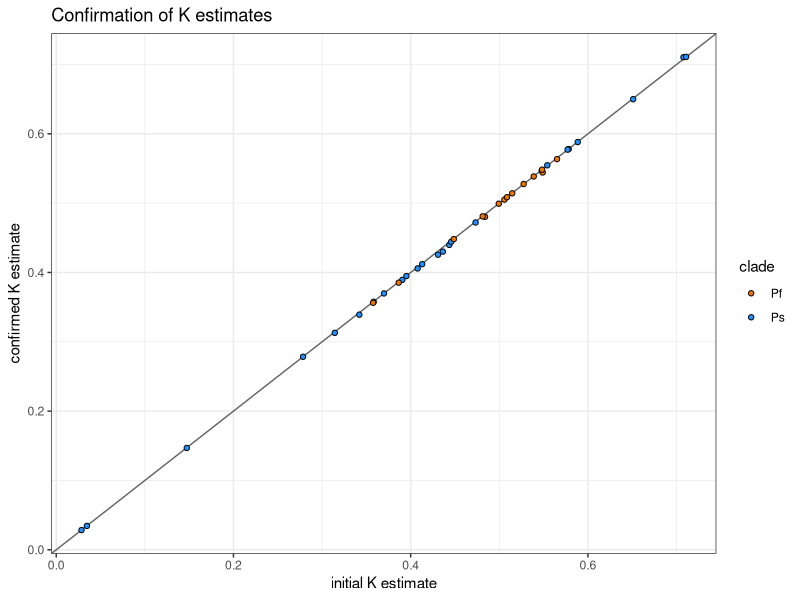
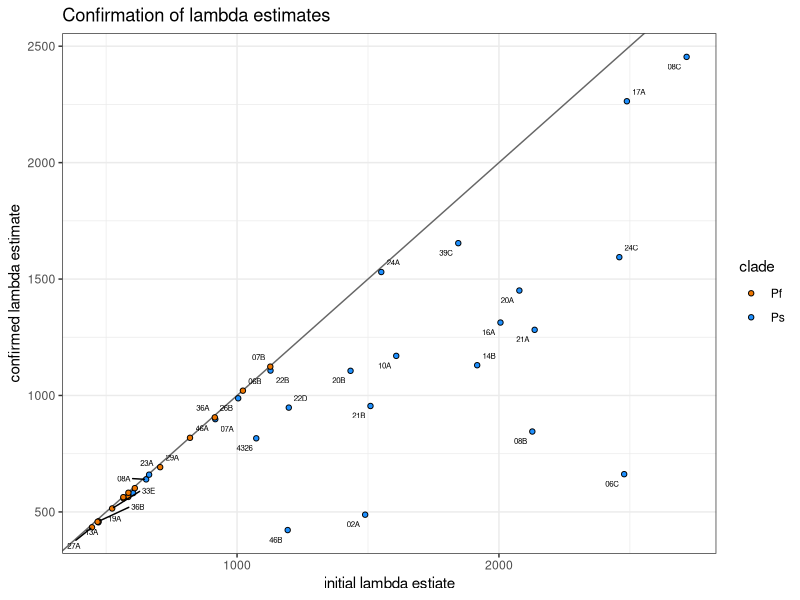
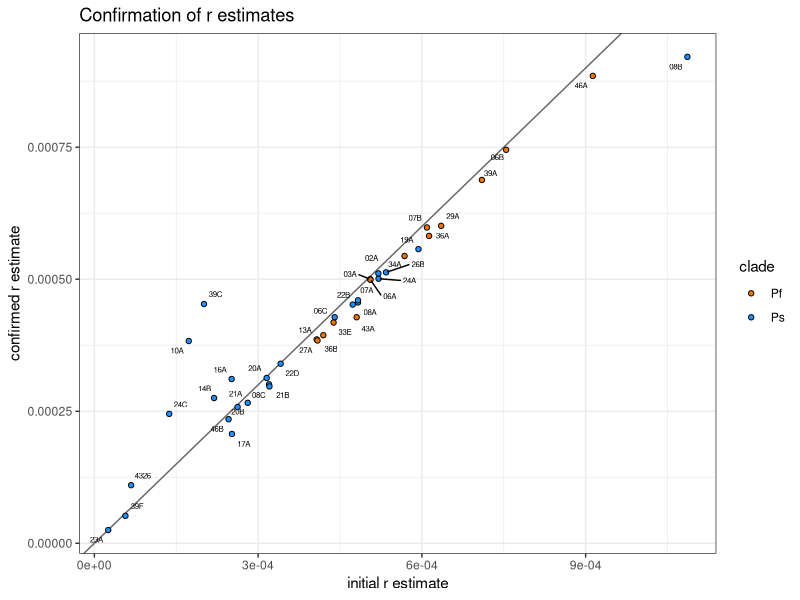

Here is the R script that generated these plots, in order:
# script to compare prior growth trait estimates to current
# PTH 2021-FEB-28

library(dplyr)
library(ggplot2)
library(ggrepel)

# read in new estimates
growth_traits_fitted <- readr::read_csv(file = file.path("analysis/data/growth_traits_fitted.csv"))
growth_traits_fitted$strain_id[growth_traits_fitted$strain_id == "z4326"] <- "4326"

# read in previous values to compare
growth_traits_old <- readr::read_csv(file = file.path("analysis/data/growth_traits_old.csv"))
growth_traits_old %>%
    dplyr::left_join(growth_traits_fitted, by = "strain_id") %>%
    dplyr::filter(!is.na(r_max)) -> master_df

master_df %>%
    ggplot(aes(x = A_mm, y = K_max, fill = clade)) + 
    geom_abline(slope = 1, intercept = 0, col = "gray40") +
    geom_point(pch = 21, col = "black") +
    theme_bw() +
    xlab("initial K estimate") +
    ylab("confirmed K estimate") +
    ggtitle("Confirmation of K estimates") +
    scale_fill_manual(values = c("darkorange2", "dodgerblue")) ->
    K_plot

ggsave(K_plot, file = "revision_scripts/k_confirm_plot.png",
       device = "png", width = 4, height = 3.5, units = "in")

master_df %>%
    ggplot(aes(x = lambda_mm, y = lambda, fill = clade, label = strain_id)) + 
    geom_abline(slope = 1, intercept = 0, col = "gray40") +
    geom_point(pch = 21, col = "black") +
    theme_bw() +
    xlab("initial lambda estiate") +
    ylab("confirmed lambda estimate") +
    ggtitle("Confirmation of lambda estimates") +
    scale_fill_manual(values = c("darkorange2", "dodgerblue")) +
    geom_text_repel(size = 2) ->
    lambda_plot

ggsave(lambda_plot, file = "revision_scripts/lambda_confirm_plot.png",
       device = "png", width = 4.5, height = 3.5, units = "in")

master_df %>%
    ggplot(aes(x = mu_mm, y = r_max, fill = clade, label = strain_id)) + 
    geom_abline(slope = 1, intercept = 0, col = "gray40") +
    geom_point(pch = 21, col = "black") +
    theme_bw() +
    xlab("initial r estimate") +
    ylab("confirmed r estimate") +
    ggtitle("Confirmation of r estimates") +
    scale_fill_manual(values = c("darkorange2", "dodgerblue")) +
    geom_text_repel(size = 2) ->
    r_plot

ggsave(r_plot, file = "revision_scripts/r_confirm_plot.png",
       device = "png", width = 4.5, height = 3.5, units = "in")
